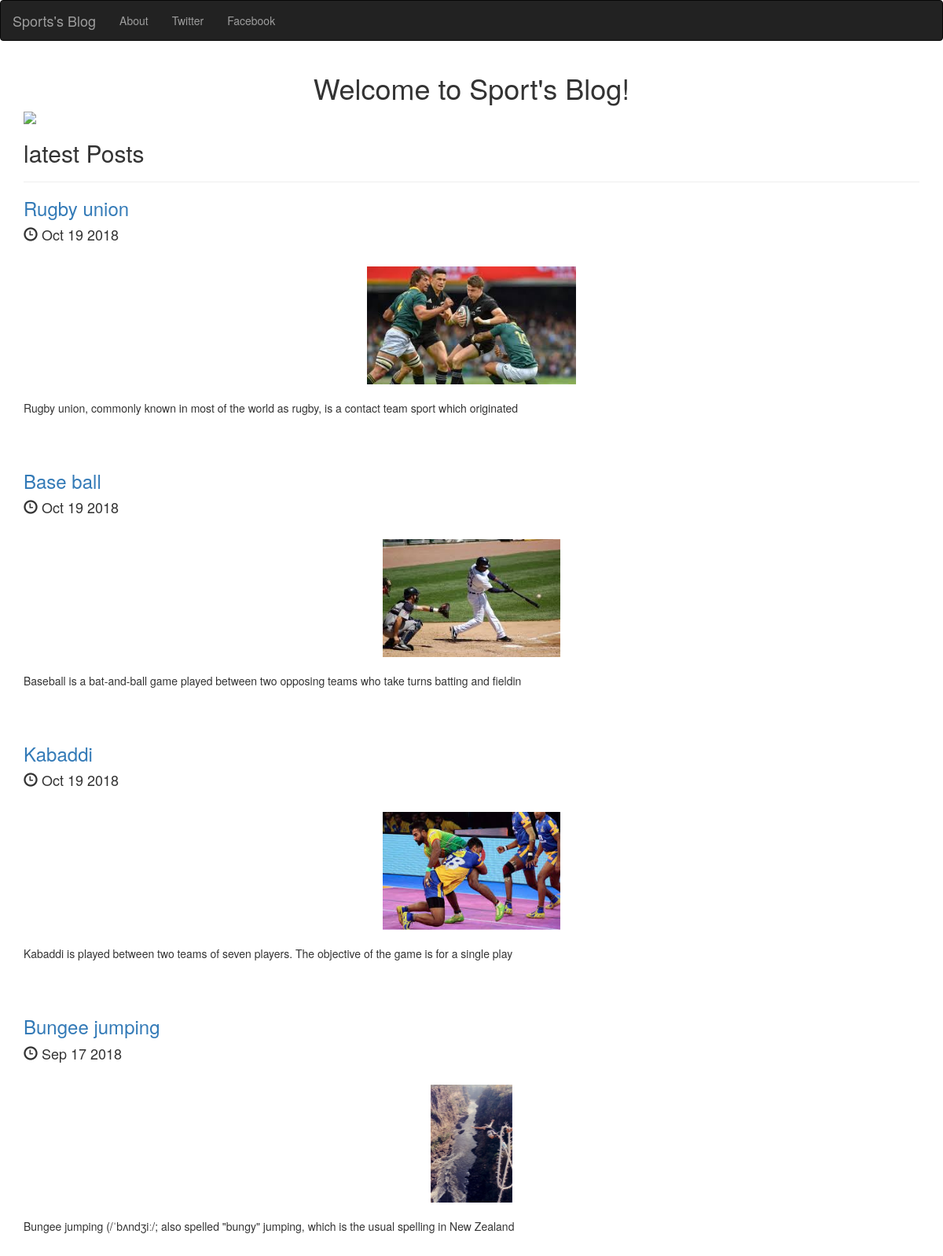
The page / on the database its author committed.
### posts/models.py (models this page shows, shortened)
class Post(models.Model):
    title = models.CharField(max_length = 250)
    pub_date = models.DateTimeField()
    image = models.ImageField(upload_to = 'media/')
    body = models.TextField()
    def pub_date_pretty(self):
        return self.pub_date.strftime("%b %d %Y")
    def summary(self):
        return self.body[:100]

### posts/views.py (the view)
# urls.py: 2. Add a URL to urlpatterns:  url(r'^$', views.home, name='home')
def home(request):
    posts=Post.objects.order_by('-pub_date')
    return render(request,"posts/home.html",{"posts":posts})

### posts/templates/posts/home.html (shortened to what this page needs)
<!DOCTYPE html>
<html lang="en">
  <head>
    <link rel="stylesheet" href="https://maxcdn.bootstrapcdn.com/bootstrap/3.3.7/css/bootstrap.min.css">
  </head>
  <body>
    <nav class="navbar navbar-inverse">
        <div class="navbar-header">
          <a class="navbar-brand" href="{% url 'home' %}">Sports's Blog</a>
        </div>
        <div class="collapse navbar-collapse" id="mynav">
          <ul class="nav navbar-nav">
            <li><a href="{% url 'about' %}">About</a></li>
            <li><a href="https://twitter.com/login?lang=en">Twitter</a></li>
            <li><a href="http://www.Facebook.com">Facebook</a></li>
          </ul>
        </div>
    </nav>
    <div class="container">
      <h1 class="text-center">Welcome to Sport's Blog!</h1>
      {% load static %}
      <img src="{% static 'posts/home.jpg' %}" class="imr-responsive  center-block" style="max-height:300px;" />
      <h2>latest Posts</h2>
    <hr />
      {% for post in posts.all %}
      <a href="{% url 'posts_details' post.id %}"><h3>{{post.title}}</h3></a>
      <h4><span class="glyphicon glyphicon-time" aria-hidden="true"></span> {{post.pub_date_pretty}}</h4>
      <br />
      <img src= "{{post.image.url}}" class="imr-responsive  center-block" style="max-height:150px;" />
      <br />
      <p>{{post.summary}}</p>
      <br />
      <br />
      {% endfor %}
    </div>
  </body>
</html>

### rows shown on the page
Post: title "Rugby union", pub_date_pretty "Oct 19 2018", image (picture), summary "Rugby union, commonly known in most of the world as rugby, is a contact team sport which originated"
Post: title "Base ball", pub_date_pretty "Oct 19 2018", image (picture), summary "Baseball is a bat-and-ball game played between two opposing teams who take turns batting and fieldin"
Post: title "Kabaddi", pub_date_pretty "Oct 19 2018", image (picture), summary "Kabaddi is played between two teams of seven players. The objective of the game is for a single play"
Post: title "Bungee jumping", pub_date_pretty "Sep 17 2018", image (picture), summary "Bungee jumping (/ˈbʌndʒiː/; also spelled \"bungy\" jumping, which is the usual spelling in New Zealand"
